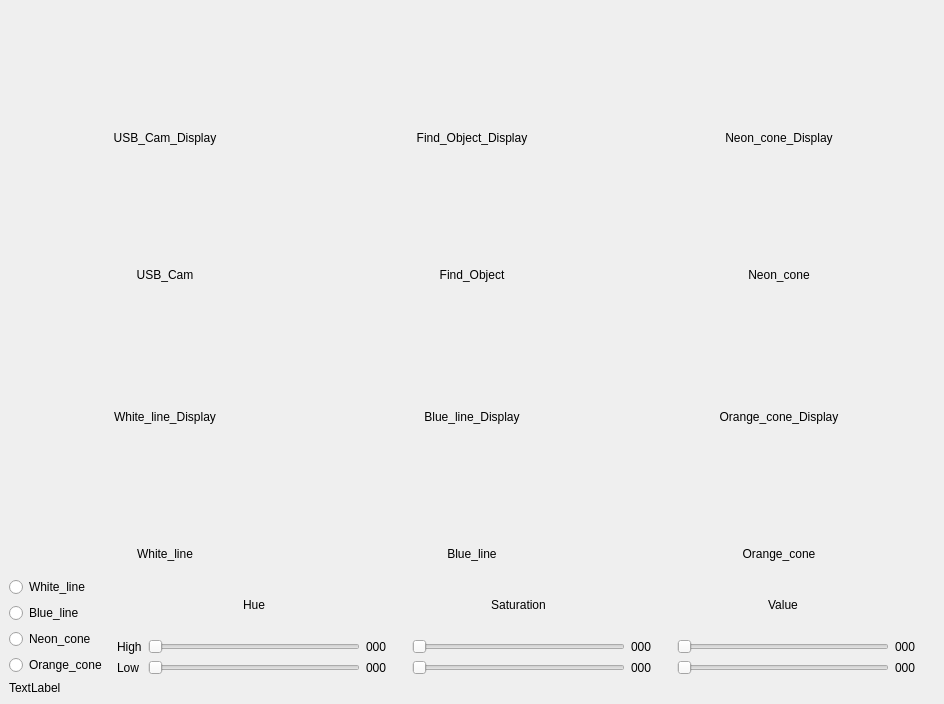
<?xml version="1.0" encoding="UTF-8"?>
<ui version="4.0">
 <class>MainWindowDesign</class>
 <widget class="QMainWindow" name="MainWindowDesign">
  <property name="geometry">
   <rect>
    <x>0</x>
    <y>0</y>
    <width>944</width>
    <height>704</height>
   </rect>
  </property>
  <property name="windowTitle">
   <string>QRosApp</string>
  </property>
  <property name="windowIcon">
   <iconset resource="../resources/images.qrc">
    <normaloff>:/images/icon.png</normaloff>:/images/icon.png</iconset>
  </property>
  <property name="locale">
   <locale language="English" country="Australia"/>
  </property>
  <widget class="QWidget" name="centralwidget">
   <layout class="QHBoxLayout" name="horizontalLayout">
    <item>
     <layout class="QGridLayout" name="gridLayout_10">
      <item row="0" column="0">
       <layout class="QGridLayout" name="gridLayout_7">
        <property name="leftMargin">
         <number>5</number>
        </property>
        <property name="topMargin">
         <number>5</number>
        </property>
        <property name="rightMargin">
         <number>5</number>
        </property>
        <property name="bottomMargin">
         <number>5</number>
        </property>
        <property name="horizontalSpacing">
         <number>5</number>
        </property>
        <item row="0" column="0">
         <layout class="QGridLayout" name="gridLayout" rowstretch="10,1">
          <item row="0" column="0">
           <widget class="QLabel" name="displayUsb">
            <property name="text">
             <string>USB_Cam_Display</string>
            </property>
            <property name="alignment">
             <set>Qt::AlignCenter</set>
            </property>
           </widget>
          </item>
          <item row="1" column="0">
           <widget class="QLabel" name="labelUsb">
            <property name="text">
             <string>USB_Cam</string>
            </property>
            <property name="alignment">
             <set>Qt::AlignCenter</set>
            </property>
           </widget>
          </item>
         </layout>
        </item>
        <item row="0" column="1">
         <layout class="QGridLayout" name="gridLayout_2" rowstretch="10,1">
          <item row="0" column="0">
           <widget class="QLabel" name="displayObject">
            <property name="text">
             <string>Find_Object_Display</string>
            </property>
            <property name="alignment">
             <set>Qt::AlignCenter</set>
            </property>
           </widget>
          </item>
          <item row="1" column="0">
           <widget class="QLabel" name="labelObject">
            <property name="text">
             <string>Find_Object</string>
            </property>
            <property name="alignment">
             <set>Qt::AlignCenter</set>
            </property>
           </widget>
          </item>
         </layout>
        </item>
        <item row="0" column="2">
         <layout class="QGridLayout" name="gridLayout_3" rowstretch="10,1">
          <item row="0" column="0">
           <widget class="QLabel" name="displayNeonCone">
            <property name="text">
             <string>Neon_cone_Display</string>
            </property>
            <property name="alignment">
             <set>Qt::AlignCenter</set>
            </property>
           </widget>
          </item>
          <item row="1" column="0">
           <widget class="QLabel" name="labelNeonCone">
            <property name="text">
             <string>Neon_cone</string>
            </property>
            <property name="alignment">
             <set>Qt::AlignCenter</set>
            </property>
           </widget>
          </item>
         </layout>
        </item>
        <item row="1" column="0">
         <layout class="QGridLayout" name="gridLayout_4" rowstretch="10,1">
          <item row="0" column="0">
           <widget class="QLabel" name="displayWhiteLine">
            <property name="text">
             <string>White_line_Display</string>
            </property>
            <property name="alignment">
             <set>Qt::AlignCenter</set>
            </property>
           </widget>
          </item>
          <item row="1" column="0">
           <widget class="QLabel" name="labelUsb_2">
            <property name="text">
             <string>White_line</string>
            </property>
            <property name="alignment">
             <set>Qt::AlignCenter</set>
            </property>
           </widget>
          </item>
         </layout>
        </item>
        <item row="1" column="1">
         <layout class="QGridLayout" name="gridLayout_5" rowstretch="10,1">
          <item row="0" column="0">
           <widget class="QLabel" name="displayBlueLine">
            <property name="text">
             <string>Blue_line_Display</string>
            </property>
            <property name="alignment">
             <set>Qt::AlignCenter</set>
            </property>
           </widget>
          </item>
          <item row="1" column="0">
           <widget class="QLabel" name="labelBlueLine">
            <property name="text">
             <string>Blue_line</string>
            </property>
            <property name="alignment">
             <set>Qt::AlignCenter</set>
            </property>
           </widget>
          </item>
         </layout>
        </item>
        <item row="1" column="2">
         <layout class="QGridLayout" name="gridLayout_6" rowstretch="10,1">
          <item row="0" column="0">
           <widget class="QLabel" name="displayOrangeCone">
            <property name="text">
             <string>Orange_cone_Display</string>
            </property>
            <property name="alignment">
             <set>Qt::AlignCenter</set>
            </property>
           </widget>
          </item>
          <item row="1" column="0">
           <widget class="QLabel" name="labelOrangeCone">
            <property name="text">
             <string>Orange_cone</string>
            </property>
            <property name="alignment">
             <set>Qt::AlignCenter</set>
            </property>
           </widget>
          </item>
         </layout>
        </item>
       </layout>
      </item>
      <item row="1" column="0">
       <layout class="QGridLayout" name="gridLayout_9" columnstretch="1,8">
        <item row="0" column="0">
         <layout class="QVBoxLayout" name="verticalLayout">
          <item>
           <widget class="QRadioButton" name="radioBtnWhiteLine">
            <property name="text">
             <string>White_line</string>
            </property>
           </widget>
          </item>
          <item>
           <widget class="QRadioButton" name="radioBtnBlueLine">
            <property name="text">
             <string>Blue_line</string>
            </property>
           </widget>
          </item>
          <item>
           <widget class="QRadioButton" name="radioBtnNeonCone">
            <property name="text">
             <string>Neon_cone</string>
            </property>
           </widget>
          </item>
          <item>
           <widget class="QRadioButton" name="radioBtnOrangeCone">
            <property name="text">
             <string>Orange_cone</string>
            </property>
           </widget>
          </item>
         </layout>
        </item>
        <item row="0" column="1">
         <layout class="QGridLayout" name="gridLayout_8">
          <item row="0" column="0">
           <widget class="QWidget" name="emptyWidget_1" native="true"/>
          </item>
          <item row="0" column="1">
           <widget class="QLabel" name="textLabelHue">
            <property name="text">
             <string>Hue</string>
            </property>
            <property name="alignment">
             <set>Qt::AlignCenter</set>
            </property>
           </widget>
          </item>
          <item row="0" column="2">
           <widget class="QWidget" name="emptyWidget_2" native="true"/>
          </item>
          <item row="0" column="3">
           <widget class="QLabel" name="textLabelSaturation">
            <property name="text">
             <string>Saturation</string>
            </property>
            <property name="alignment">
             <set>Qt::AlignCenter</set>
            </property>
           </widget>
          </item>
          <item row="0" column="4">
           <widget class="QWidget" name="emptyWidget_3" native="true"/>
          </item>
          <item row="0" column="5">
           <widget class="QLabel" name="textLabelValue">
            <property name="text">
             <string>Value</string>
            </property>
            <property name="alignment">
             <set>Qt::AlignCenter</set>
            </property>
           </widget>
          </item>
          <item row="0" column="6">
           <widget class="QWidget" name="emptyWidget_4" native="true"/>
          </item>
          <item row="1" column="0">
           <widget class="QLabel" name="textLabelHigh">
            <property name="text">
             <string>High</string>
            </property>
           </widget>
          </item>
          <item row="1" column="1">
           <widget class="QSlider" name="sliderHueHigh">
            <property name="maximum">
             <number>179</number>
            </property>
            <property name="orientation">
             <enum>Qt::Horizontal</enum>
            </property>
           </widget>
          </item>
          <item row="1" column="2">
           <widget class="QLabel" name="dispaly_Hue_High">
            <property name="minimumSize">
             <size>
              <width>40</width>
              <height>0</height>
             </size>
            </property>
            <property name="text">
             <string>000</string>
            </property>
            <property name="alignment">
             <set>Qt::AlignLeading|Qt::AlignLeft|Qt::AlignVCenter</set>
            </property>
           </widget>
          </item>
          <item row="1" column="3">
           <widget class="QSlider" name="sliderSaturationHigh">
            <property name="maximum">
             <number>255</number>
            </property>
            <property name="orientation">
             <enum>Qt::Horizontal</enum>
            </property>
           </widget>
          </item>
          <item row="1" column="4">
           <widget class="QLabel" name="dispaly_Saturation_High">
            <property name="minimumSize">
             <size>
              <width>40</width>
              <height>0</height>
             </size>
            </property>
            <property name="text">
             <string>000</string>
            </property>
            <property name="alignment">
             <set>Qt::AlignLeading|Qt::AlignLeft|Qt::AlignVCenter</set>
            </property>
           </widget>
          </item>
          <item row="1" column="5">
           <widget class="QSlider" name="sliderValueHigh">
            <property name="maximum">
             <number>255</number>
            </property>
            <property name="orientation">
             <enum>Qt::Horizontal</enum>
            </property>
           </widget>
          </item>
          <item row="1" column="6">
           <widget class="QLabel" name="dispaly_Value_High">
            <property name="minimumSize">
             <size>
              <width>40</width>
              <height>0</height>
             </size>
            </property>
            <property name="text">
             <string>000</string>
            </property>
            <property name="alignment">
             <set>Qt::AlignLeading|Qt::AlignLeft|Qt::AlignVCenter</set>
            </property>
           </widget>
          </item>
          <item row="2" column="0">
           <widget class="QLabel" name="textLabelLow">
            <property name="text">
             <string>Low</string>
            </property>
           </widget>
          </item>
          <item row="2" column="1">
           <widget class="QSlider" name="sliderHueLow">
            <property name="maximum">
             <number>179</number>
            </property>
            <property name="orientation">
             <enum>Qt::Horizontal</enum>
            </property>
           </widget>
          </item>
          <item row="2" column="2">
           <widget class="QLabel" name="dispaly_Hue_Low">
            <property name="minimumSize">
             <size>
              <width>40</width>
              <height>0</height>
             </size>
            </property>
            <property name="text">
             <string>000</string>
            </property>
            <property name="alignment">
             <set>Qt::AlignLeading|Qt::AlignLeft|Qt::AlignVCenter</set>
            </property>
           </widget>
          </item>
          <item row="2" column="3">
           <widget class="QSlider" name="sliderSaturationLow">
            <property name="maximum">
             <number>255</number>
            </property>
            <property name="orientation">
             <enum>Qt::Horizontal</enum>
            </property>
           </widget>
          </item>
          <item row="2" column="4">
           <widget class="QLabel" name="dispaly_Saturation_Low">
            <property name="minimumSize">
             <size>
              <width>40</width>
              <height>0</height>
             </size>
            </property>
            <property name="text">
             <string>000</string>
            </property>
            <property name="alignment">
             <set>Qt::AlignLeading|Qt::AlignLeft|Qt::AlignVCenter</set>
            </property>
           </widget>
          </item>
          <item row="2" column="5">
           <widget class="QSlider" name="sliderValueLow">
            <property name="maximum">
             <number>255</number>
            </property>
            <property name="orientation">
             <enum>Qt::Horizontal</enum>
            </property>
           </widget>
          </item>
          <item row="2" column="6">
           <widget class="QLabel" name="dispaly_Value_Low">
            <property name="minimumSize">
             <size>
              <width>40</width>
              <height>0</height>
             </size>
            </property>
            <property name="text">
             <string>000</string>
            </property>
            <property name="alignment">
             <set>Qt::AlignLeading|Qt::AlignLeft|Qt::AlignVCenter</set>
            </property>
           </widget>
          </item>
         </layout>
        </item>
       </layout>
      </item>
      <item row="2" column="0">
       <widget class="QLabel" name="display_enther">
        <property name="text">
         <string>TextLabel</string>
        </property>
       </widget>
      </item>
     </layout>
    </item>
   </layout>
  </widget>
  <action name="action_Quit">
   <property name="text">
    <string>&amp;Quit</string>
   </property>
   <property name="shortcut">
    <string>Ctrl+Q</string>
   </property>
   <property name="shortcutContext">
    <enum>Qt::ApplicationShortcut</enum>
   </property>
  </action>
  <action name="action_Preferences">
   <property name="text">
    <string>&amp;Preferences</string>
   </property>
  </action>
  <action name="actionAbout">
   <property name="text">
    <string>&amp;About</string>
   </property>
  </action>
  <action name="actionAbout_Qt">
   <property name="text">
    <string>About &amp;Qt</string>
   </property>
  </action>
 </widget>
 <resources>
  <include location="../resources/images.qrc"/>
 </resources>
 <connections>
  <connection>
   <sender>action_Quit</sender>
   <signal>triggered()</signal>
   <receiver>MainWindowDesign</receiver>
   <slot>close()</slot>
   <hints>
    <hint type="sourcelabel">
     <x>-1</x>
     <y>-1</y>
    </hint>
    <hint type="destinationlabel">
     <x>399</x>
     <y>299</y>
    </hint>
   </hints>
  </connection>
 </connections>
</ui>
